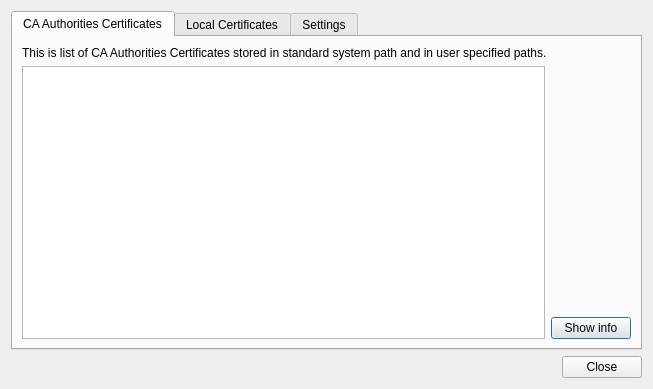
<?xml version="1.0" encoding="UTF-8"?>
<ui version="4.0">
 <class>SSLManager</class>
 <widget class="QDialog" name="SSLManager">
  <property name="geometry">
   <rect>
    <x>0</x>
    <y>0</y>
    <width>653</width>
    <height>389</height>
   </rect>
  </property>
  <property name="windowTitle">
   <string>SSL Manager</string>
  </property>
  <layout class="QVBoxLayout" name="verticalLayout_2">
   <item>
    <widget class="QTabWidget" name="tabWidget">
     <property name="currentIndex">
      <number>0</number>
     </property>
     <widget class="QWidget" name="tab_2">
      <attribute name="title">
       <string>CA Authorities Certificates</string>
      </attribute>
      <layout class="QGridLayout" name="gridLayout">
       <item row="1" column="0">
        <widget class="QListWidget" name="caList"/>
       </item>
       <item row="1" column="1">
        <layout class="QVBoxLayout" name="verticalLayout_3">
         <item>
          <spacer name="verticalSpacer_2">
           <property name="orientation">
            <enum>Qt::Vertical</enum>
           </property>
           <property name="sizeHint" stdset="0">
            <size>
             <width>20</width>
             <height>40</height>
            </size>
           </property>
          </spacer>
         </item>
         <item>
          <widget class="QPushButton" name="caInfoButton">
           <property name="text">
            <string>Show info</string>
           </property>
          </widget>
         </item>
        </layout>
       </item>
       <item row="0" column="0" colspan="2">
        <widget class="QLabel" name="label">
         <property name="text">
          <string>This is list of CA Authorities Certificates stored in standard system path and in user specified paths.</string>
         </property>
         <property name="wordWrap">
          <bool>true</bool>
         </property>
        </widget>
       </item>
      </layout>
     </widget>
     <widget class="QWidget" name="tab">
      <attribute name="title">
       <string>Local Certificates</string>
      </attribute>
      <layout class="QGridLayout" name="gridLayout_2">
       <item row="1" column="0">
        <widget class="QListWidget" name="localList"/>
       </item>
       <item row="1" column="1">
        <layout class="QVBoxLayout" name="verticalLayout">
         <item>
          <spacer name="verticalSpacer">
           <property name="orientation">
            <enum>Qt::Vertical</enum>
           </property>
           <property name="sizeHint" stdset="0">
            <size>
             <width>20</width>
             <height>40</height>
            </size>
           </property>
          </spacer>
         </item>
         <item>
          <widget class="QPushButton" name="localInfoButton">
           <property name="text">
            <string>Show info</string>
           </property>
          </widget>
         </item>
         <item>
          <widget class="QPushButton" name="deleteButton">
           <property name="text">
            <string>Remove</string>
           </property>
          </widget>
         </item>
        </layout>
       </item>
       <item row="0" column="0" colspan="2">
        <widget class="QLabel" name="label_2">
         <property name="text">
          <string>This is list of Local Certificates stored in user profile. This list also contains all certificates, that have received an exception.</string>
         </property>
         <property name="wordWrap">
          <bool>true</bool>
         </property>
        </widget>
       </item>
      </layout>
     </widget>
     <widget class="QWidget" name="tab_3">
      <attribute name="title">
       <string>Settings</string>
      </attribute>
      <layout class="QGridLayout" name="gridLayout_3">
       <item row="4" column="0">
        <widget class="QListWidget" name="pathList"/>
       </item>
       <item row="4" column="1">
        <layout class="QVBoxLayout" name="verticalLayout_4">
         <item>
          <spacer name="verticalSpacer_3">
           <property name="orientation">
            <enum>Qt::Vertical</enum>
           </property>
           <property name="sizeHint" stdset="0">
            <size>
             <width>20</width>
             <height>40</height>
            </size>
           </property>
          </spacer>
         </item>
         <item>
          <widget class="QPushButton" name="addPath">
           <property name="text">
            <string>Add</string>
           </property>
          </widget>
         </item>
         <item>
          <widget class="QPushButton" name="deletePath">
           <property name="text">
            <string>Remove</string>
           </property>
          </widget>
         </item>
        </layout>
       </item>
       <item row="0" column="0" colspan="4">
        <widget class="QLabel" name="label_3">
         <property name="text">
          <string>If CA Authorities Certificates were not automatically loaded from system, you can specify manual paths where certificates are stored.</string>
         </property>
         <property name="wordWrap">
          <bool>true</bool>
         </property>
        </widget>
       </item>
       <item row="7" column="0" colspan="2">
        <layout class="QGridLayout" name="gridLayout_4">
         <item row="1" column="1">
          <widget class="QLabel" name="label_4">
           <property name="text">
            <string>&lt;b&gt;NOTE:&lt;/b&gt; Setting this option is big security risk!</string>
           </property>
           <property name="wordWrap">
            <bool>false</bool>
           </property>
          </widget>
         </item>
         <item row="1" column="0">
          <spacer name="horizontalSpacer">
           <property name="orientation">
            <enum>Qt::Horizontal</enum>
           </property>
           <property name="sizeType">
            <enum>QSizePolicy::Fixed</enum>
           </property>
           <property name="sizeHint" stdset="0">
            <size>
             <width>30</width>
             <height>20</height>
            </size>
           </property>
          </spacer>
         </item>
         <item row="1" column="2">
          <spacer name="horizontalSpacer_2">
           <property name="orientation">
            <enum>Qt::Horizontal</enum>
           </property>
           <property name="sizeHint" stdset="0">
            <size>
             <width>40</width>
             <height>20</height>
            </size>
           </property>
          </spacer>
         </item>
         <item row="0" column="0" colspan="3">
          <widget class="QCheckBox" name="ignoreAll">
           <property name="text">
            <string>Ignore all SSL Warnings</string>
           </property>
          </widget>
         </item>
        </layout>
       </item>
       <item row="6" column="0" colspan="2">
        <spacer name="verticalSpacer_4">
         <property name="orientation">
          <enum>Qt::Vertical</enum>
         </property>
         <property name="sizeHint" stdset="0">
          <size>
           <width>20</width>
           <height>40</height>
          </size>
         </property>
        </spacer>
       </item>
       <item row="5" column="0" colspan="2">
        <widget class="QLabel" name="label_5">
         <property name="text">
          <string>All certificates must have .crt suffix.
After adding or removing certificate paths, it is neccessary to restart browser in order to changes take effect.</string>
         </property>
         <property name="wordWrap">
          <bool>true</bool>
         </property>
        </widget>
       </item>
      </layout>
     </widget>
    </widget>
   </item>
   <item>
    <widget class="QDialogButtonBox" name="buttonBox">
     <property name="standardButtons">
      <set>QDialogButtonBox::Close</set>
     </property>
    </widget>
   </item>
  </layout>
 </widget>
 <resources/>
 <connections/>
</ui>
